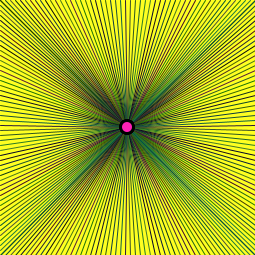
Frame 1 (no input)
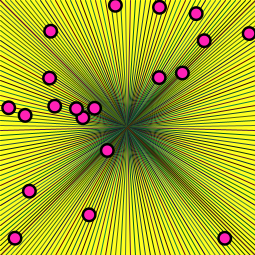
Frame 60 (the mouse pressed at the canvas centre just before this capture)
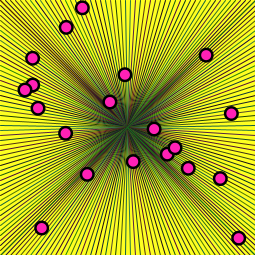
Frame 120 (the mouse held since frame 60 and released just before this capture)

The Processing sketch that drew these frames (run headless with seeded random() and noise(); from frame 60 on, the mouse is pressed at the canvas centre):

// Processing sketch: processing_98931
// ── processing_98931.pde

int totalElements=20;

float[] pX=new float [totalElements];
float[] pY=new float [totalElements];
float[] vX=new float [totalElements];
float[] vY=new float [totalElements];

void setup() {
  size(255, 255);
  stroke(255, 0, 0);
  strokeWeight(1);

  for (int i=0; i<totalElements ; i++) {
    pX[i]=width/2;
    pY[i]=height/2;
    vX[i]=random(-4, 4);
    vY[i]=random(-4, 4);
  }
}

void draw() {
  dibuixa_fons();

  for (int i=0; i<totalElements ; i++) {  
   posiciona_element( pX[i], pY[i]);
   actualitza_posicio (i);
  }
}

void dibuixa_fons(){
  background(254, 255, 33);
  for (int i=0; i<=255; i = i +5) {
    stroke(random(85), random(129), random(69));
    line(width/2, height/2, width, i);
    line(width/2, height/2, 0, i);
    line(width/2, height/2, i, 0);
    line(width/2, height/2, i, height);
    noStroke();
}
}

void posiciona_element(float pX, float pY){
 fill(0);
    ellipse(pX, pY, 15, 15);
    noFill();
    fill(255, 33, 182);
    ellipse(pX, pY, 10, 10);
}

void actualitza_posicio (int i){

 pX[i] += vX[i];
    pY[i] +=vY[i];

    if (pX[i]-7< 0  || pX[i] >width-7) {
      vX[i]=-vX[i];
    }
    if (pY[i]-7 < 0 || pY[i] >height-7) {
      vY[i]= -vY[i];
    }
}
